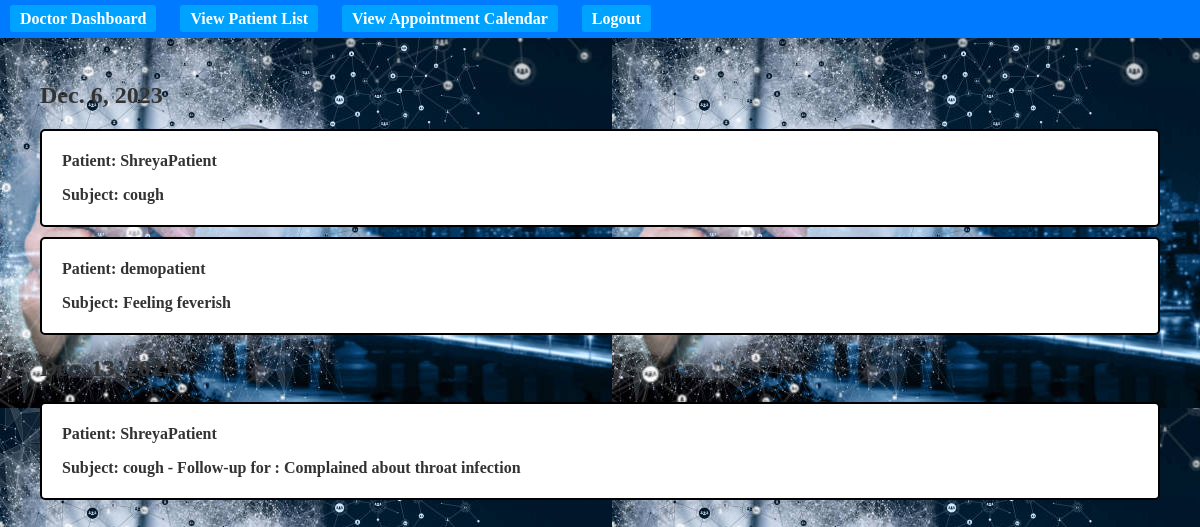
/doctor/appointments/ (signed in), run on the app's committed database.
### health/models.py (models this page shows)
class Appointment(models.Model):
    patient = models.ForeignKey(Patient, on_delete=models.CASCADE)
    doctor = models.ForeignKey(Doctor, on_delete=models.CASCADE)
    appointment_date_time = models.DateTimeField()
    subject = models.CharField(max_length=255)
    completed = models.BooleanField(default=False)

class Patient(models.Model):
    user = models.OneToOneField(User, on_delete=models.CASCADE)
    name = models.CharField(max_length=255)
    email = models.EmailField(max_length=255)
    mobile_no = models.CharField(max_length=255)
    address = models.TextField()
    created_on = models.DateTimeField(auto_now_add=True)
    weight = models.IntegerField()
    height = models.IntegerField()
    blood_group = models.CharField(max_length=255)
    gender = models.CharField(max_length=255)
    age = models.IntegerField()

### health/views.py (the view)
# urls.py: path('doctor/appointments/', views.view_appointment_calendar, name='view_appointment_calendar'),  # View appointment calendar
@login_required
def view_appointment_calendar(request):
    doctor = get_object_or_404(Doctor, user=request.user)
    dates = Appointment.objects.filter(doctor=doctor).annotate(
        date=TruncDate('appointment_date_time')
    ).values('date').annotate(c=Count('id'))
    appointments = {
        date['date']: Appointment.objects.filter(
            doctor=doctor,
            appointment_date_time__date=date['date']
        ) for date in dates
    }
    context = {'appointments': appointments}
    return render(request, 'calendar.html',context)

### health/templates/calendar.html
{% extends "base_doctor.html" %}
{% block content %}
<div class="calendar">
{% for date, appointment_list in appointments.items %}
        <h2>{{ date }}</h2>
        {% for appointment in appointment_list %}
        <div class="appointment">
            <p class="appointment-info">Patient: {{ appointment.patient.name }}</p>
            <p class="appointment-info">Subject: {{ appointment.subject }}</p>
        </div>
        {% endfor %}
        {% endfor %}
    </div>
{% endblock %}

### health/static/styles.css (style rules this page uses)
h2 { font-size: 24px; color: #333; margin-bottom: 20px; }
h2 { color: #333; }
.appointment-info { font-weight: bold; }
body { background-image: url('../static/images/patient_background.jpeg'); color: #333; margin: 0; min-height: 100vh; }
.calendar { padding: 3vb 5vh; }
.appointment { border: 2px solid black; padding: 5px 20px; margin: 10px 0; border-radius: 5px; background-color: #fff; }
.appointment-info { color: #333; font-weight: bold; }

### data on the page
Appointment: patient.name "ShreyaPatient", subject "cough"
Appointment: patient.name "demopatient", subject "Feeling feverish"
Appointment: patient.name "ShreyaPatient", subject "cough - Follow-up for : Complained about throat infection"

### other printed values
{{ date }} "Dec. 6, 2023" "Dec. 13, 2023"
